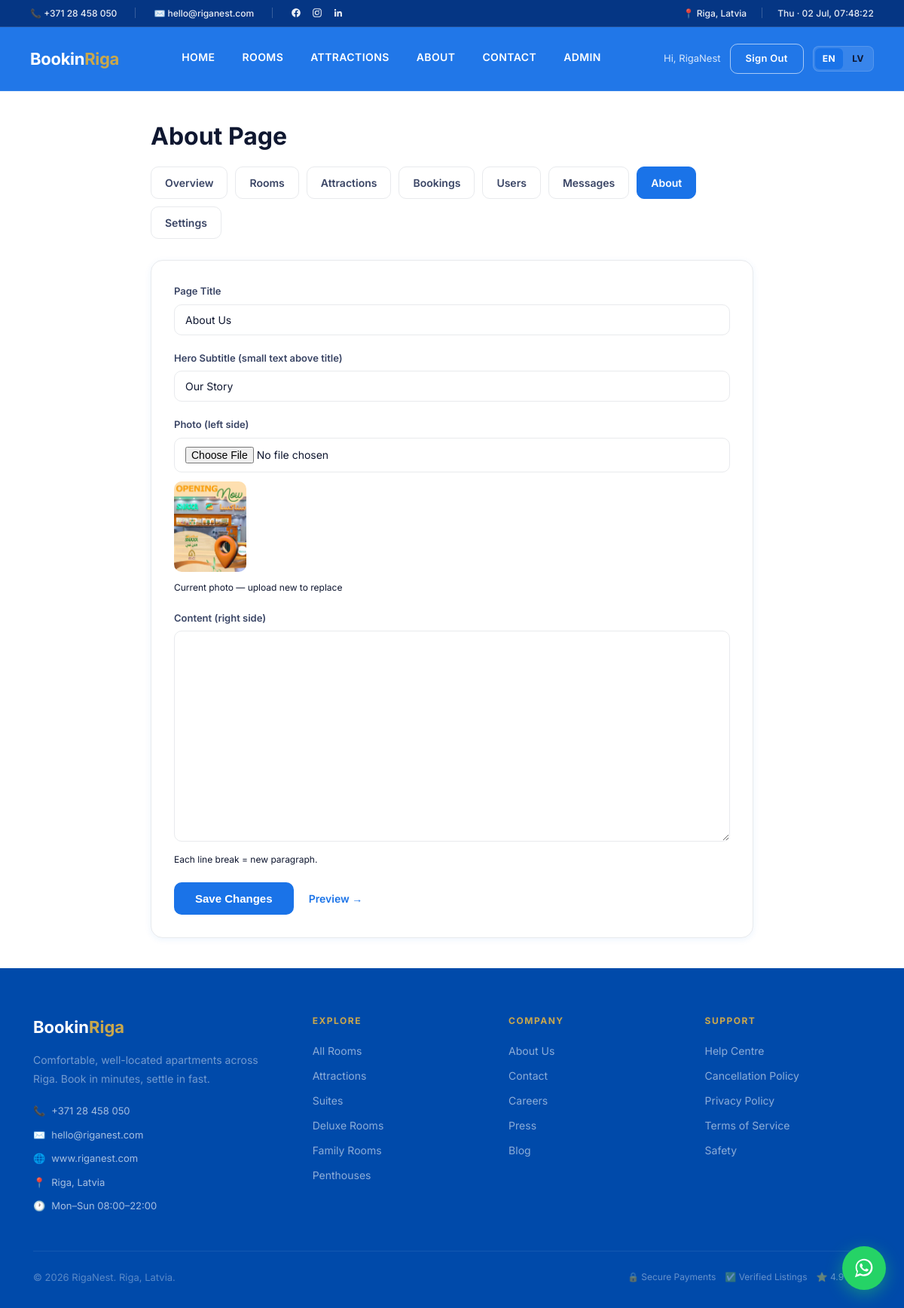
Screenshot of /admin/about (signed in) with the database file from the repository.
### app.py (models this page shows, shortened)
class User(UserMixin, db.Model):
    id = db.Column(db.Integer, primary_key=True)
    name = db.Column(db.String(120), nullable=False)
    email = db.Column(db.String(120), unique=True, nullable=False)
    phone = db.Column(db.String(30), default="")
    password_hash = db.Column(db.String(255), nullable=True)
    is_admin = db.Column(db.Boolean, default=False)
    google_id = db.Column(db.String(120), default="")
    otp_code = db.Column(db.String(6), default="")
    otp_expiry = db.Column(db.DateTime)
    created_at = db.Column(db.DateTime, default=datetime.utcnow)
    bookings = db.relationship("Booking", backref="user", cascade="all, delete-orphan")

class SiteAbout(db.Model):
    id = db.Column(db.Integer, primary_key=True)
    title = db.Column(db.String(200), default="About Us")
    hero_subtitle = db.Column(db.String(200), default="Our Story")
    content = db.Column(db.Text, default="")
    image = db.Column(db.String(255), default="")
    updated_at = db.Column(db.DateTime, default=datetime.utcnow)
    def image_url(self):
        if not self.image:
            return None
        if self.image.startswith("http"):
            return self.image
        return url_for("static", filename="uploads/" + self.image)

### app.py (the view, shortened to what this page needs)
@app.route("/admin/about", methods=["GET", "POST"])
@admin_required
def admin_about():
    about = SiteAbout.query.first()
    if not about:
        about = SiteAbout()
        db.session.add(about)
        db.session.commit()
    return render_template("admin/about_form.html", about=about)

### app.py (called while the page is built)
@login_manager.user_loader
def load_user(uid):
    return db.session.get(User, int(uid))

def admin_required(view):
    @wraps(view)
    @login_required
    def wrapped(*a, **k):
        if not current_user.is_admin:
            abort(403)
        return view(*a, **k)
    return wrapped

@app.context_processor
def inject_globals():
    logo = any(os.path.exists(os.path.join(BASE_DIR, "static", "logo" + ext))
               for ext in (".png", ".jpg", ".jpeg", ".svg", ".webp"))
    lang = session.get("lang", "en")
    logo_file = None
    for ext in (".png", ".jpg", ".jpeg", ".svg", ".webp"):
        if os.path.exists(os.path.join(BASE_DIR, "static", "logo" + ext)):
            logo_file = "logo" + ext
            break
    return {"current_year": datetime.utcnow().year, "today": date.today(),
            "logo_exists": logo, "logo_file": logo_file,
            "payments_live": PAYMENTS_LIVE, "email_live": EMAIL_LIVE,
            "lang": lang,
            "whatsapp_number": WHATSAPP_NUMBER,
            "whatsapp_digits": WHATSAPP_NUMBER_DIGITS}

### templates/admin/about_form.html (shortened to what this page needs)
{% extends "base.html" %}
{% block content %}
<div class="page page-wrap">
  <div class="container admin-shell" style="max-width:800px">
    <h1 style="font-size:32px">About Page</h1>
    <div class="admin-tabs">
      <a href="{{ url_for('admin_dashboard') }}">Overview</a>
      <a href="{{ url_for('admin_rooms') }}">Rooms</a>
      <a href="{{ url_for('admin_attractions') }}">Attractions</a>
      <a href="{{ url_for('admin_bookings') }}">Bookings</a>
      <a href="{{ url_for('admin_users') }}">Users</a>
      <a href="{{ url_for('admin_messages') }}">Messages</a>
      <a href="{{ url_for('admin_about') }}" class="active">About</a>
      <a href="{{ url_for('admin_settings') }}">Settings</a>
    </div>
    <form method="post" enctype="multipart/form-data" style="background:#fff;border:1px solid var(--gray-100);border-radius:var(--radius-lg);padding:30px;box-shadow:var(--shadow-sm)">
      <div class="form-group">
        <label>Page Title</label>
        <input type="text" name="title" value="{{ about.title if about else 'About Us' }}" placeholder="About Us">
      </div>
      <div class="form-group">
        <label>Hero Subtitle (small text above title)</label>
        <input type="text" name="hero_subtitle" value="{{ about.hero_subtitle if about else 'Our Story' }}" placeholder="Our Story">
      </div>
      <div class="form-group">
        <label>Photo (left side)</label>
        <input type="file" name="image" accept="image/*">
        {% if about and about.image_url() %}
        <img src="{{ about.image_url() }}" style="margin-top:12px;height:120px;border-radius:var(--radius);object-fit:cover">
        <p style="font-size:12px;color:var(--gray-400);margin-top:4px">Current photo — upload new to replace</p>
        {% endif %}
      </div>
      <div class="form-group">
        <label>Content (right side)</label>
        <textarea name="content" style="min-height:280px;font-size:14px;line-height:1.7">{{ about.content if about else '' }}</textarea>
        <p style="font-size:12px;color:var(--gray-400);margin-top:6px">Each line break = new paragraph.</p>
      </div>
      <button type="submit" class="btn-primary">Save Changes</button>
      <a href="{{ url_for('about') }}" target="_blank" style="margin-left:16px;color:var(--primary);font-size:14px;font-weight:600">Preview →</a>
    </form>
  </div>
</div>
{% endblock %}

### templates/base.html (shortened to what this page needs)
<!DOCTYPE html>
<html lang="en">
<head>
<link rel="stylesheet" href="{{ url_for('static', filename='css/style.css') }}?v=4">
</head>
<body>
<div class="top-bar">
  <div class="top-bar-inner">
    <div class="top-bar-contact">
      <a href="tel:+37128458050">📞 +371 28 458 050</a>
      <a href="mailto:hello@riganest.com">✉️ hello@riganest.com</a>
      <div class="top-bar-social">
        <a href="https://www.facebook.com/riganest" target="_blank" rel="noopener" aria-label="Facebook" title="Facebook">
        </a>
        <a href="https://www.instagram.com/riganest/" target="_blank" rel="noopener" aria-label="Instagram" title="Instagram">
        </a>
        <a href="https://www.linkedin.com/company/riganest" target="_blank" rel="noopener" aria-label="LinkedIn" title="LinkedIn">
        </a>
      </div>
    </div>
    <div class="top-bar-right">
      <a href="#">📍 Riga, Latvia</a>
      <span id="liveDateTime" class="top-bar-clock">—</span>
    </div>
  </div>
</div>
<nav>
  <a href="{{ url_for('index') }}" class="nav-logo">
    {% if logo_exists %}<img src="{{ url_for('static', filename=logo_file) }}" alt="RigaNest" class="brand-logo-img">
    {% else %}Bookin<span>Riga</span>{% endif %}
  </a>
  <div class="nav-links" id="navLinks">
    <a href="{{ url_for('index') }}">{% if lang=='lv' %}Sākums{% else %}Home{% endif %}</a>
    <a href="{{ url_for('rooms') }}">{% if lang=='lv' %}Istabas{% else %}Rooms{% endif %}</a>
    <a href="{{ url_for('attractions') }}">{% if lang=='lv' %}Apskates vietas{% else %}Attractions{% endif %}</a>
    <a href="{{ url_for('about') }}">{% if lang=='lv' %}Par mums{% else %}About{% endif %}</a>
    <a href="{{ url_for('contact') }}">{% if lang=='lv' %}Kontakti{% else %}Contact{% endif %}</a>
    {% if current_user.is_authenticated and current_user.is_admin %}<a href="{{ url_for('admin_dashboard') }}">Admin</a>{% endif %}
  </div>
  <div class="nav-actions nav-actions-desktop">
    {% if current_user.is_authenticated %}
      <span class="nav-user">Hi, {{ current_user.name.split()[0] }}</span>
      <a href="{{ url_for('logout') }}" class="btn-ghost-nav">{% if lang=='lv' %}Iziet{% else %}Sign Out{% endif %}</a>
    {% else %}
      <a href="{{ url_for('login') }}" class="btn-ghost-nav">{% if lang=='lv' %}Ieiet{% else %}Sign In{% endif %}</a>
      <a href="{{ url_for('register') }}" class="btn-gold">{% if lang=='lv' %}Reģistrēties{% else %}Join Free{% endif %}</a>
    {% endif %}
    <div class="lang-switcher">
      <a href="{{ url_for('set_lang', lang='en') }}" class="lang-btn {% if lang=='en' %}active{% endif %}">EN</a>
      <a href="{{ url_for('set_lang', lang='lv') }}" class="lang-btn {% if lang=='lv' %}active{% endif %}">LV</a>
    </div>
  </div>
</nav>
{% block content %}{% endblock %}
<footer>
  <div class="container">
    <div class="footer-grid">
      <div>
        <div class="footer-brand">
          {% if logo_exists and logo_file %}
            <img src="{{ url_for('static', filename=logo_file) }}" alt="RigaNest" class="footer-logo-img">
          {% else %}
            Bookin<span>Riga</span>
          {% endif %}
        </div>
        <p class="footer-desc">Comfortable, well-located apartments across Riga. Book in minutes, settle in fast.</p>
        <div style="margin-top:20px;display:flex;flex-direction:column;gap:10px">
          <a href="tel:+37128458050" style="color:rgba(255,255,255,0.65);font-size:13px;display:flex;align-items:center;gap:8px">
            <span style="color:var(--gold)">📞</span> +371 28 458 050
          </a>
          <a href="mailto:hello@riganest.com" style="color:rgba(255,255,255,0.65);font-size:13px;display:flex;align-items:center;gap:8px">
            <span style="color:var(--gold)">✉️</span> hello@riganest.com
          </a>
          <a href="https://www.riganest.com" target="_blank" style="color:rgba(255,255,255,0.65);font-size:13px;display:flex;align-items:center;gap:8px">
            <span style="color:var(--gold)">🌐</span> www.riganest.com
          </a>
          <span style="color:rgba(255,255,255,0.65);font-size:13px;display:flex;align-items:center;gap:8px">
            <span style="color:var(--gold)">📍</span> Riga, Latvia
          </span>
          <span style="color:rgba(255,255,255,0.65);font-size:13px;display:flex;align-items:center;gap:8px">
            <span style="color:var(--gold)">🕐</span> Mon–Sun 08:00–22:00
          </span>
        </div>
      </div>
      <div class="footer-col">
        <h5>Explore</h5>
        <a href="{{ url_for('rooms') }}">All Rooms</a>
        <a href="{{ url_for('attractions') }}">Attractions</a>
        <a href="{{ url_for('rooms') }}?type=Suite">Suites</a>
        <a href="{{ url_for('rooms') }}?type=Deluxe">Deluxe Rooms</a>
        <a href="{{ url_for('rooms') }}?type=Family">Family Rooms</a>
        <a href="{{ url_for('rooms') }}?type=Penthouse">Penthouses</a>
      </div>
      <div class="footer-col">
        <h5>Company</h5>
        <a href="{{ url_for('about') }}">About Us</a>
        <a href="{{ url_for('contact') }}">Contact</a>
        <a href="{{ url_for('careers') }}">Careers</a>
        <a href="{{ url_for('press') }}">Press</a>
        <a href="{{ url_for('blog') }}">Blog</a>
      </div>
      <div class="footer-col">
        <h5>Support</h5>
        <a href="{{ url_for('help_centre') }}">Help Centre</a>
        <a href="{{ url_for('cancellation_policy') }}">Cancellation Policy</a>
        <a href="{{ url_for('privacy_policy') }}">Privacy Policy</a>
        <a href="{{ url_for('terms_of_service') }}">Terms of Service</a>
        <a href="{{ url_for('safety') }}">Safety</a>
      </div>
    </div>
    <hr class="footer-divider">
    <div class="footer-bottom">
      <p class="footer-copy">© {{ current_year }} RigaNest. Riga, Latvia.</p>
      <div class="footer-badges">
        <span style="color:rgba(255,255,255,0.4);font-size:12px">🔒 Secure Payments</span>
        <span style="color:rgba(255,255,255,0.4);font-size:12px">✅ Verified Listings</span>
        <span style="color:rgba(255,255,255,0.4);font-size:12px">⭐ 4.9 Rated</span>
      </div>
    </div>
  </div>
</footer>
<a class="wa-float"
   href="https://wa.me/{{ whatsapp_digits }}?text={{ ('Hi! I would like to know more about RigaNest.')|urlencode }}"
   target="_blank" rel="noopener" aria-label="Chat with us on WhatsApp" title="Chat on WhatsApp">
</a>
</body>
</html>

### rows the page displays
User: name "RigaNest"
SiteAbout: title "About Us", hero_subtitle "Our Story", image_url (picture)
